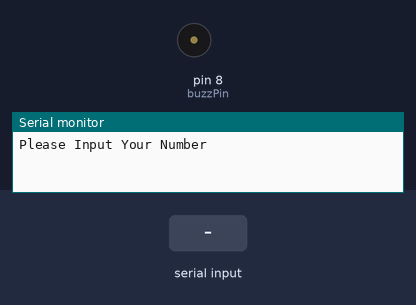
Recording of a sketch running on a simulated Arduino Uno, built with avr-gcc and run on an emulated ATmega328P. On the bench: buzzer (waves = sounding, pin HIGH), the last lines printed to the serial monitor. The test bench sets the inputs (shaded band).

Above: at 1.2 s.
1.3 s: "90,45\n" received over Serial
At 2.0 s:
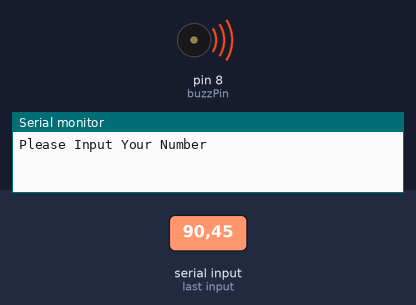
4.3 s: "30,150\n" received over Serial
At 7.0 s:
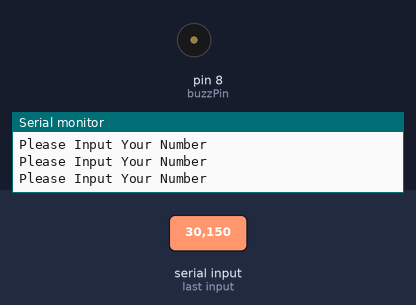
Timing chart, 0 to 8.5 s (numbered marks = the images above; inputs shaded):
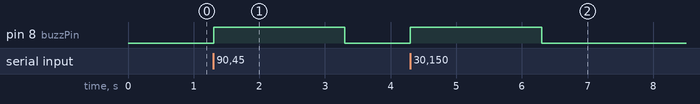

The sketch:

buzzer.ino.ino
```cpp
int myNumb;
int buzzPin = 8;

int buzzTime = 1000;

String msg = "Please Input Your Number";
void setup() {
  // put your setup code here, to run once:

   Serial.begin(9600);
   pinMode(buzzPin, OUTPUT);


}

void loop() {
  // put your main code here, to run repeatedly:

   Serial.println(msg);

   while(Serial.available() == 0){}

   myNumb = Serial.parseInt();

   if(myNumb > 10){
    digitalWrite(buzzPin, HIGH);

    delay(buzzTime);

    digitalWrite(buzzPin, LOW);
   }
}
```

Measured:
- after the input at 1.3 s, pin 8 (buzzPin): LOW → HIGH at once, → LOW 2.0 s later
- after the input at 4.3 s, pin 8 (buzzPin): LOW → HIGH at once, → LOW 2.0 s later
